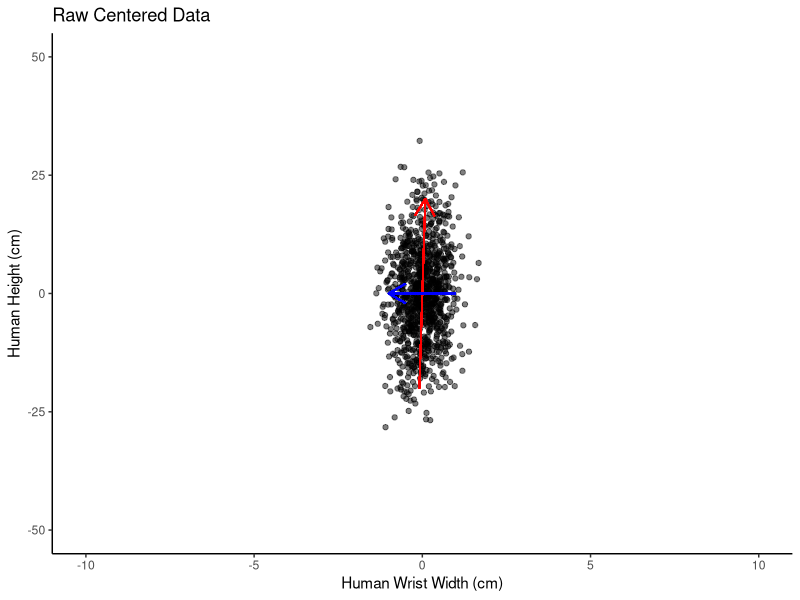
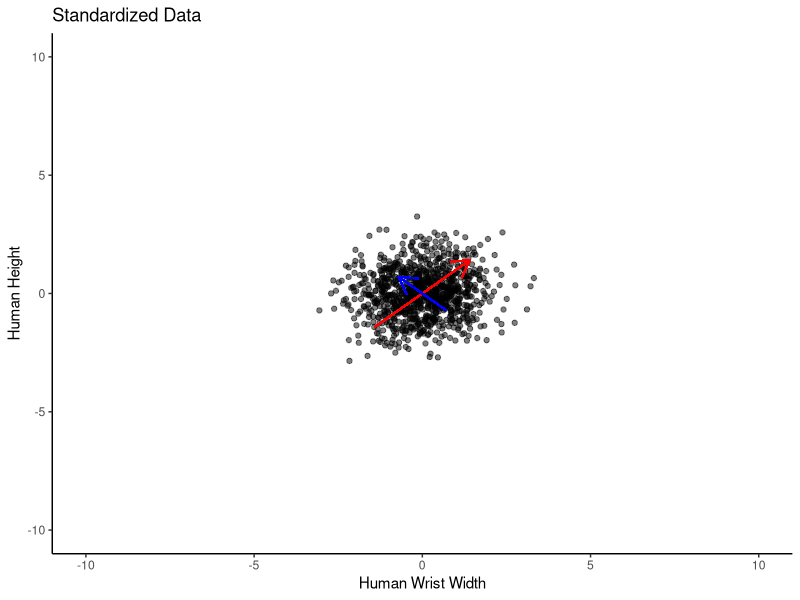

Write R code to recreate these figures, in order.
library(ggplot2)

# Simulate some data
set.seed(123)
height <- rnorm(1000, mean=170, sd=10)
wrist_width <- rnorm(1000, mean=6, sd=0.5)
data <- data.frame(wrist_width, height)

# Center the data
data_centered <- data
data_centered$wrist_width <- data_centered$wrist_width - mean(data_centered$wrist_width)
data_centered$height <- data_centered$height - mean(data_centered$height)

data_std <- data
data_std$wrist_width <- 
  (data_std$wrist_width - mean(data_std$wrist_width)) / sd(data_std$wrist_width)
data_std$height <- 
  (data_std$height - mean(data_std$height)) / sd(data_std$height)

# PCA on raw centered data
pca_raw <- prcomp(data, scale = FALSE, center = TRUE)

# PCA on standardized data (also centered)
pca_std <- prcomp(data, scale = TRUE, center = TRUE)

# Plotting for raw PCA
p1 <- ggplot(data_centered, aes(x=wrist_width, y=height)) +
  geom_point(alpha=0.5) +
  geom_segment(aes(x = - 20 * pca_raw$rotation[1,1],
                   y = - 20 * pca_raw$rotation[2,1],
                   xend = 20 * pca_raw$rotation[1,1],
                   yend = 20 * pca_raw$rotation[2,1]),
               arrow = arrow(length = unit(0.5, "cm")), color = "red") +
  geom_segment(aes(x = - 1 * pca_raw$rotation[1,2],
                   y = - 1 * pca_raw$rotation[2,2],
                   xend = 1 * pca_raw$rotation[1,2],
                   yend = 1 * pca_raw$rotation[2,2]),
               arrow = arrow(length = unit(0.5, "cm")), color = "blue") +
  xlim(-10, 10) +
  ylim(-50, 50) +
  labs(title = "Raw Centered Data",
       x = "Human Wrist Width (cm)", y = "Human Height (cm)") +
  theme_classic()

# Plotting for standardized PCA
p2 <- ggplot(data_std, aes(x=wrist_width, y=height)) +
  geom_point(alpha=0.5) +
  geom_segment(aes(x = - 2 * pca_std$rotation[1,1],
                   y = - 2 * pca_std$rotation[2,1],
                   xend = 2 * pca_std$rotation[1,1],
                   yend = 2 * pca_std$rotation[2,1]),
               arrow = arrow(length = unit(0.5, "cm")), color = "red") +
  geom_segment(aes(x = - 1 * pca_std$rotation[1,2],
                   y = - 1 * pca_std$rotation[2,2],
                   xend = 1 * pca_std$rotation[1,2],
                   yend = 1 * pca_std$rotation[2,2]),
               arrow = arrow(length = unit(0.5, "cm")), color = "blue") +
  xlim(-10, 10) +
  ylim(-10, 10) +
  labs(title = "Standardized Data",
       x = "Human Wrist Width", y = "Human Height") +
  theme_classic()

print(p1)
print(p2)